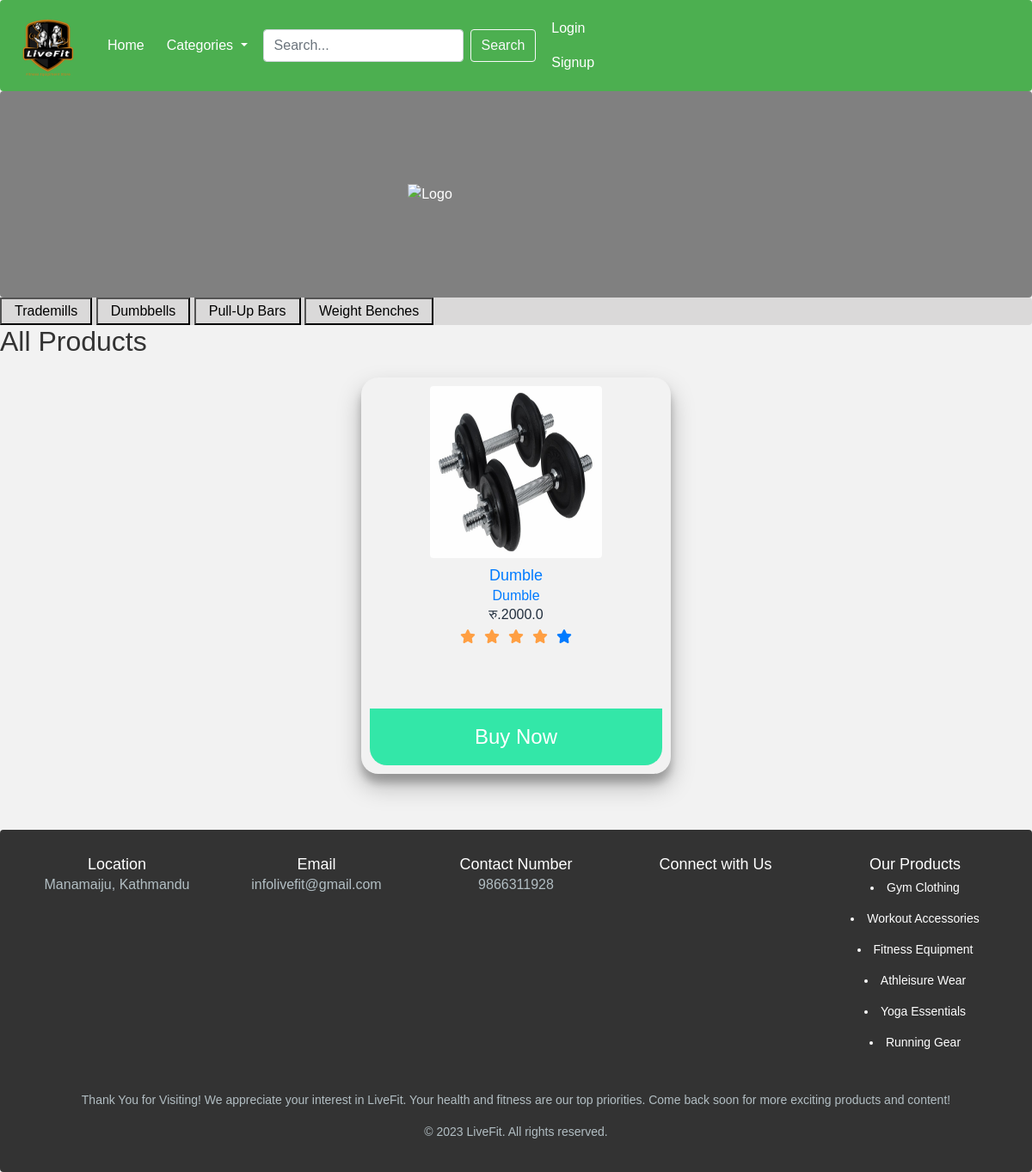
The app's page /, older data.
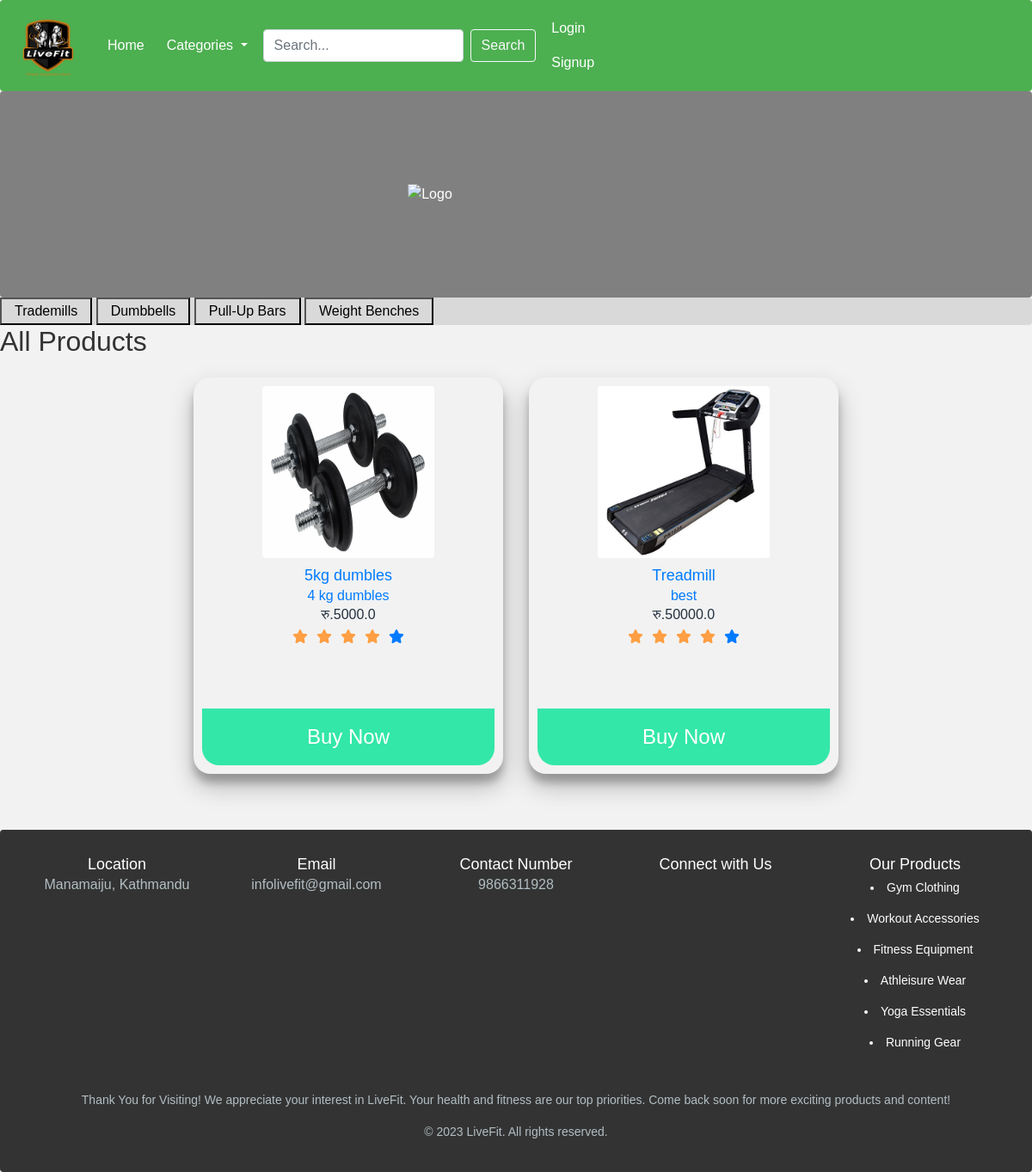
The same page, newer data.
### home/models.py (models this page shows, shortened)
class Product(models.Model):
    title = models.CharField(max_length=50)
    selling_price = models.FloatField()
    short_description = models.TextField(max_length=210)
    description = models.TextField()
    brand = models.ForeignKey(Brand, on_delete=models.CASCADE)
    category = models.ForeignKey(Category, on_delete=models.CASCADE)
    product_image = models.ImageField(upload_to='productimg', null=False , blank=False)

### home/views.py (the view)
# urls.py: path('', views.ProductView.as_view(), name="home"),
class ProductView(View):
    def get(self, request):
        totalitem = 0
        categories = Category.objects.all()
        products = Product.objects.all()
        if request.user.is_authenticated:
            totalitem = Cart.objects.filter(user=request.user).count()
        return render(request, 'app/home.html', {
            'categories': categories,
            'products': products,
            'totalitem': totalitem,
        })

### home/templates/app/home.html (shortened to what this page needs)
{% extends 'app/base.html' %}
{% load static %}
{% block additional_head %}
<link rel="stylesheet" href="{% static 'app/css/home.css' %}">
{% endblock %}
{% block livesale %}
<div class="intro">
  <div class="logo">
    <img src="{% static '' %}" alt="Logo">
  </div>
</div>
<div class="sub-header">
  <button class="active">Trademills</button>
  <button class="active">Dumbbells</button>
  <button class="active">Pull-Up Bars</button>
  <button class="active">Weight Benches</button>
</div>
<div>
<h2>All Products</h2>
<div id="content">
    <div class="gallery">
      {% for product in products %}
      <div class="content">
        <a href="{% url 'product-detail' product.id %}">
                <img src="{{ product.product_image.url }}" alt="" >
                <h3>{{ product.title }}</h3>
                {{ product.short_description|safe }}
                <h6>रु.{{ product.selling_price }}</h6>
                <ul>
                    <li><i class="fa fa-star checked"></i></li>
                    <li><i class="fa fa-star checked"></i></li>
                    <li><i class="fa fa-star checked"></i></li>
                    <li><i class="fa fa-star checked"></i></li>
                    <li><i class="fa fa-star"></i></li>
                </ul>
                <button class="buy-{{ forloop.counter }}">Buy Now</button>
            </div>
        {% endfor %}
    </div>
</div>
{% endblock livesale %}

Row changes from the older to the newer data that the page shows:
changed Product: title "Dumble" → "5kg dumbles"; short_description "Dumble" → "4 kg dumbles"; selling_price "2000.0" → "5000.0"
added Product: product_image (picture), title "Treadmill", short_description "best", selling_price "50000.0"
